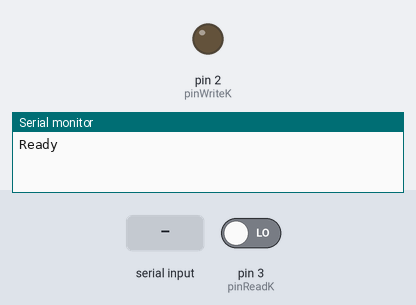
The sketch below on a simulated Arduino Uno, built with avr-gcc and run on an emulated ATmega328P. Parts: output pins drawn as LEDs (lit = HIGH), the last lines printed to the serial monitor. Inputs (shaded band) come from the test bench; at power-on: pin 3 (pinReadK) LOW.

Above: at 1.2 s.
1.3 s: "I90\n" received over Serial
At 2.0 s:
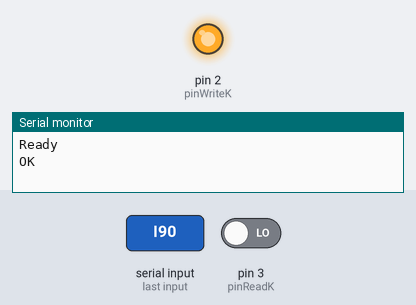
4.3 s: "C90\n" received over Serial
7.3 s: pin 3 (pinReadK) driven HIGH
At 7.7 s:
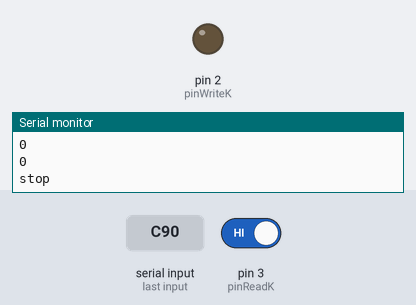
8.8 s: pin 3 (pinReadK) driven LOW
At 9.05 s:
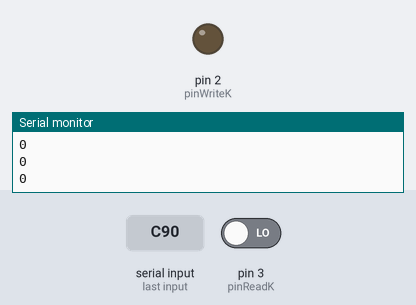
Timing chart, 0 to 12.8 s (numbered marks = the images above; inputs shaded):
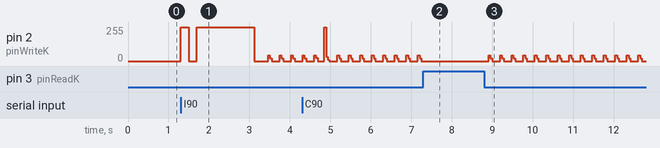

The sketch:

vagcominator_serial_pro_micro.ino
```cpp
/*
#ifndef TEST
#define TEST
#endif
*/
const int pinWriteK = 2;
const int pinReadK  = 3;
const unsigned int waitW = 785; //µs (tend to be really peaky)
const unsigned int waitR = 760; //µs (tend to be really peaky)
byte data = 0;
byte stop  = 192;             //0xC0 LSB
byte noData = 144;            //0x90 LSB
byte packetHeader[3];         //[0] = packet size; [1] = counter; [2] = id packet
byte cmd[3] = {144, 0, 0};    //[0] = command; [1] = id group; [2] = "\n"
byte cmdInit = 0;
byte cmdHome = 144;           //0x90 LSB
byte cmdError = 224;          //0xE0 LSB
byte cmdClear = 160;          //0xA0 LSB
byte cmdMeasuring = 148;      //0x94 LSB

bool initialized = false;
bool sendOk = false;

void setup()
{
  Serial.begin(2000000);
  pinMode(pinWriteK, OUTPUT);
  pinMode(pinReadK,  INPUT);

  while(!Serial);
  Serial.println("Ready");
}

void loop()
{
  if(initialized)
  {
    sendCommand();
    receivePacket();
  }
  else
  {
    readCmd();
    if(cmd[0] == cmdInit)
    {
      cmd[0] = cmdHome;
      initCom();
      initialized = true;
      receivePacket();
    }
  }
}

void initCom()
{
  #ifdef TEST
    Serial.println("Sending init sequence...");
  #endif

  sendPulse(HIGH, 205);
  sendPulse(LOW, 188);
  sendPulse(HIGH, 1429);
  sendPulse(LOW, 10);

  #ifdef TEST
    Serial.println("Finished!");
  #endif

  readByte();          //x55 (baud)
  readByte();          //x01 (counter)
  readByte();          //x8A
  sendComplement();
}

void readCmd()
{
  int i = 0;
  while(Serial.available())
  {
    cmd[i] = Serial.read();
    if(i == 0)
    {
      switch(cmd[0])
        {
          case 'I': cmd[0] = cmdInit; break;
          case 'H': cmd[0] = cmdHome; break;
          case 'E': cmd[0] = cmdError; break;
          case 'C': cmd[0] = cmdClear; break;
          case 'M': cmd[0] = cmdMeasuring; break;
          default:  cmd[0] = cmdHome; break;
        }
    }
    else if(cmd[1] != '\n' && i == 1) //id group
      cmd[1] = cmd[1] - 48;
    i++;
    sendOk = true;
  }

  if(sendOk)
  {
    Serial.println("OK");
    sendOk = false;
  }
}


void receivePacket()
{
  #ifdef TEST
    Serial.println("-------------------------------------------- receivePacket()");
  #endif

  #ifndef TEST
      Serial.println("start");
  #endif

  int i;
  for(i = 0; i < 3; i++)      //reading header
  {
    readByte();
    if(i == 0 | i == 1)
      packetHeader[i] = lsbToMsb(data); //revert "packet size" and "counter" to MSB
    else
      packetHeader[i] = data;
    #ifndef TEST
      sendDataOverSerial();
    #endif
    sendComplement();
  }

  #ifdef TEST
    Serial.print("Packet size: ");
    Serial.println(packetHeader[0]);
    Serial.print("Counter: ");
    Serial.println(packetHeader[1]);
  #endif

  if(packetHeader[0] == 3) //packet size == 3, no more data
  {
    readByte();
    #ifndef TEST
      sendDataOverSerial();
      Serial.println("stop");
    #endif
    cmd[0] = cmdHome;
    return;
  }
  #ifdef TEST
    Serial.println("********Data packet********");
  #endif
  for(i = 0; i < packetHeader[0] - 3; i++) //packet size
  {
    readByte();
    #ifndef TEST
      sendDataOverSerial();
    #endif
    sendComplement();
  }
  readByte(); //stop packet
  #ifndef TEST
      sendDataOverSerial();
      Serial.println("stop");
    #endif
  #ifdef TEST
    Serial.println("********Data packet end.********");
  #endif
}

void sendCommand()
{
  packetHeader[1]++;
  readCmd();

  #ifdef TEST
    Serial.println("-------------------------------------------- sendCommand()");
    Serial.print("Counter: ");
    Serial.println(packetHeader[1]);
  #endif

  if(cmd[0] == cmdMeasuring)
  {
    sendByte(4, true);                   //packet size
    readByte();
    sendByte(packetHeader[1], true);     //counter
    readByte();
    sendByte(cmd[0], false);             //command measuring group
    readByte();
    sendByte(cmd[1], true);              //id group
    readByte();
    sendByte(stop, false);               //stop
  }
  else //cmdHome | cmdError | cmdClear
  {
    sendByte(3, true);                   //packet size
    readByte();
    sendByte(packetHeader[1], true);     //counter
    readByte();
    sendByte(cmd[0], false);             //command
    readByte();
    sendByte(stop, false);               //stop
    cmd[0] = cmdHome;
  }
}

byte lsbToMsb(byte a)
{
  int i, j;
  byte b;
  for(i = 7, j = 0; i > -1; i--, j++)
    bitWrite(b, j, bitRead(a, i));
  return b;
}

void sendByte(byte a, bool revert)
{
  /*
  / if "a" is already LSB no need to set "revert" to true,
  / otherwise set "revert" to true for MSB
  */
  int i;
  delay(25);
  sendStartBit();
  if(revert)
  {
    for(i = 0; i < 8; i++)
    {
      int bit = bitRead(a, i) ? 0 : 1;
      digitalWrite(pinWriteK, bit);
      #ifdef TEST
        Serial.print(bit);
      #endif
      delayMicroseconds(waitW);
    }
    #ifdef TEST
      Serial.println("r");
    #endif
  }
  else
  {
    for(i = 7; i > -1; i--)
    {
      int bit = bitRead(a, i) ? 0 : 1;
      digitalWrite(pinWriteK, bit);
      #ifdef TEST
        Serial.print(bit);
      #endif
      delayMicroseconds(waitW);
    }
    #ifdef TEST
      Serial.println();
    #endif
  }
  sendStopBit();
}

void sendDataOverSerial()
{
  Serial.println(data, BIN);
}

void sendStartBit()
{
  digitalWrite(pinWriteK, HIGH);
  delayMicroseconds(waitW);
}

void sendStopBit()
{
  digitalWrite(pinWriteK, LOW);
  delayMicroseconds(waitW);
}

void sendComplement()
{
  delay(25);
  sendStartBit();
  for(int i = 7; i > -1; i--)
  {
    digitalWrite(pinWriteK, bitRead(data, i));
    delayMicroseconds(waitW);
  }
  #ifdef TEST
    Serial.println("send complement");
  #endif
  sendStopBit();
}

void readByte()
{
  while(1)
  {
    if(digitalRead(pinReadK) == LOW)
    {
      delayMicroseconds(waitR*2);
      for(int i = 0; i < 8; i++)
      {
        int bit = digitalRead(pinReadK);
        data = (data << 1) + bit;
        #ifdef TEST
          Serial.print(bit);
        #endif
        delayMicroseconds(waitR);
      }
      #ifdef TEST
        Serial.print("\t");
        Serial.println(data, HEX);
      #endif
      break;
    }
  }
}

void sendPulse(unsigned int state, unsigned long ms)
{
  digitalWrite(pinWriteK, state);
  delay(ms);
}
```

Measured:
- after the input at 1.3 s, pin 2 (pinWriteK): 0/255 → 255/255 at once, → 0/255 0.21 s later, → 255/255 0.19 s later, → 0/255 1.4 s later, … (13 changes in this stretch)
- after the input at 7.3 s, pin 2 (pinWriteK): stops changing and stays 0/255
- after the input at 8.8 s, pin 2 (pinWriteK): 0/255 → 42/255 after 0.12 s, then repeats every 0.28 s: 19/255 0.04 s, 0/255 0.20 s, 42/255 0.04 s
